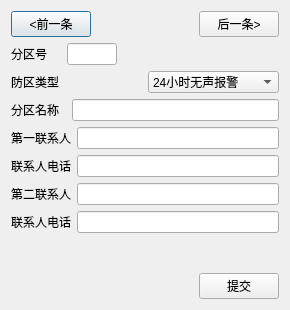
<?xml version="1.0" encoding="UTF-8"?>
<ui version="4.0">
 <class>EntryForm</class>
 <widget class="QDialog" name="EntryForm">
  <property name="geometry">
   <rect>
    <x>0</x>
    <y>0</y>
    <width>290</width>
    <height>310</height>
   </rect>
  </property>
  <property name="windowTitle">
   <string>Dialog</string>
  </property>
  <layout class="QVBoxLayout" name="verticalLayout_3">
   <item>
    <layout class="QVBoxLayout" name="verticalLayout_2">
     <item>
      <layout class="QHBoxLayout" name="horizontalLayout_8">
       <item>
        <widget class="QPushButton" name="prePushButton">
         <property name="text">
          <string>&lt;前一条</string>
         </property>
        </widget>
       </item>
       <item>
        <spacer name="horizontalSpacer">
         <property name="orientation">
          <enum>Qt::Horizontal</enum>
         </property>
         <property name="sizeHint" stdset="0">
          <size>
           <width>40</width>
           <height>20</height>
          </size>
         </property>
        </spacer>
       </item>
       <item>
        <widget class="QPushButton" name="nextPushButton">
         <property name="text">
          <string>后一条&gt;</string>
         </property>
        </widget>
       </item>
      </layout>
     </item>
     <item>
      <layout class="QVBoxLayout" name="verticalLayout">
       <item>
        <layout class="QHBoxLayout" name="horizontalLayout">
         <item>
          <widget class="QLabel" name="label">
           <property name="text">
            <string>分区号    </string>
           </property>
          </widget>
         </item>
         <item>
          <widget class="QLineEdit" name="numLineEdit">
           <property name="maximumSize">
            <size>
             <width>50</width>
             <height>16777215</height>
            </size>
           </property>
          </widget>
         </item>
         <item>
          <widget class="QLabel" name="explainLabel">
           <property name="sizePolicy">
            <sizepolicy hsizetype="Expanding" vsizetype="Preferred">
             <horstretch>0</horstretch>
             <verstretch>0</verstretch>
            </sizepolicy>
           </property>
           <property name="text">
            <string/>
           </property>
          </widget>
         </item>
        </layout>
       </item>
       <item>
        <layout class="QHBoxLayout" name="horizontalLayout_9">
         <item>
          <widget class="QLabel" name="typeLabel">
           <property name="text">
            <string>防区类型</string>
           </property>
          </widget>
         </item>
         <item>
          <widget class="QComboBox" name="typeComboBox">
           <item>
            <property name="text">
             <string>24小时无声报警</string>
            </property>
           </item>
           <item>
            <property name="text">
             <string>24小时有声报警</string>
            </property>
           </item>
           <item>
            <property name="text">
             <string>火警报警</string>
            </property>
           </item>
           <item>
            <property name="text">
             <string>气体泄露报警</string>
            </property>
           </item>
           <item>
            <property name="text">
             <string>周界报警</string>
            </property>
           </item>
          </widget>
         </item>
        </layout>
       </item>
       <item>
        <layout class="QHBoxLayout" name="horizontalLayout_2">
         <item>
          <widget class="QLabel" name="label_4">
           <property name="text">
            <string>分区名称  </string>
           </property>
          </widget>
         </item>
         <item>
          <widget class="QLineEdit" name="nameLineEdit"/>
         </item>
        </layout>
       </item>
       <item>
        <layout class="QHBoxLayout" name="horizontalLayout_3">
         <item>
          <widget class="QLabel" name="label_5">
           <property name="text">
            <string>第一联系人</string>
           </property>
          </widget>
         </item>
         <item>
          <widget class="QLineEdit" name="firtPepleLineEdit"/>
         </item>
        </layout>
       </item>
       <item>
        <layout class="QHBoxLayout" name="horizontalLayout_4">
         <item>
          <widget class="QLabel" name="label_3">
           <property name="text">
            <string>联系人电话</string>
           </property>
          </widget>
         </item>
         <item>
          <widget class="QLineEdit" name="firstlPhoneLineEdit"/>
         </item>
        </layout>
       </item>
       <item>
        <layout class="QHBoxLayout" name="horizontalLayout_5">
         <item>
          <widget class="QLabel" name="label_2">
           <property name="text">
            <string>第二联系人</string>
           </property>
          </widget>
         </item>
         <item>
          <widget class="QLineEdit" name="secPepleLineEdit"/>
         </item>
        </layout>
       </item>
       <item>
        <layout class="QHBoxLayout" name="horizontalLayout_6">
         <item>
          <widget class="QLabel" name="label_6">
           <property name="text">
            <string>联系人电话</string>
           </property>
          </widget>
         </item>
         <item>
          <widget class="QLineEdit" name="secPhonelineEdit"/>
         </item>
        </layout>
       </item>
      </layout>
     </item>
     <item>
      <spacer name="verticalSpacer">
       <property name="orientation">
        <enum>Qt::Vertical</enum>
       </property>
       <property name="sizeHint" stdset="0">
        <size>
         <width>20</width>
         <height>27</height>
        </size>
       </property>
      </spacer>
     </item>
     <item>
      <layout class="QHBoxLayout" name="horizontalLayout_7">
       <item>
        <spacer name="horizontalSpacer_2">
         <property name="orientation">
          <enum>Qt::Horizontal</enum>
         </property>
         <property name="sizeHint" stdset="0">
          <size>
           <width>40</width>
           <height>20</height>
          </size>
         </property>
        </spacer>
       </item>
       <item>
        <widget class="QPushButton" name="pushButton">
         <property name="text">
          <string>提交</string>
         </property>
        </widget>
       </item>
      </layout>
     </item>
    </layout>
   </item>
  </layout>
 </widget>
 <resources/>
 <connections/>
</ui>
